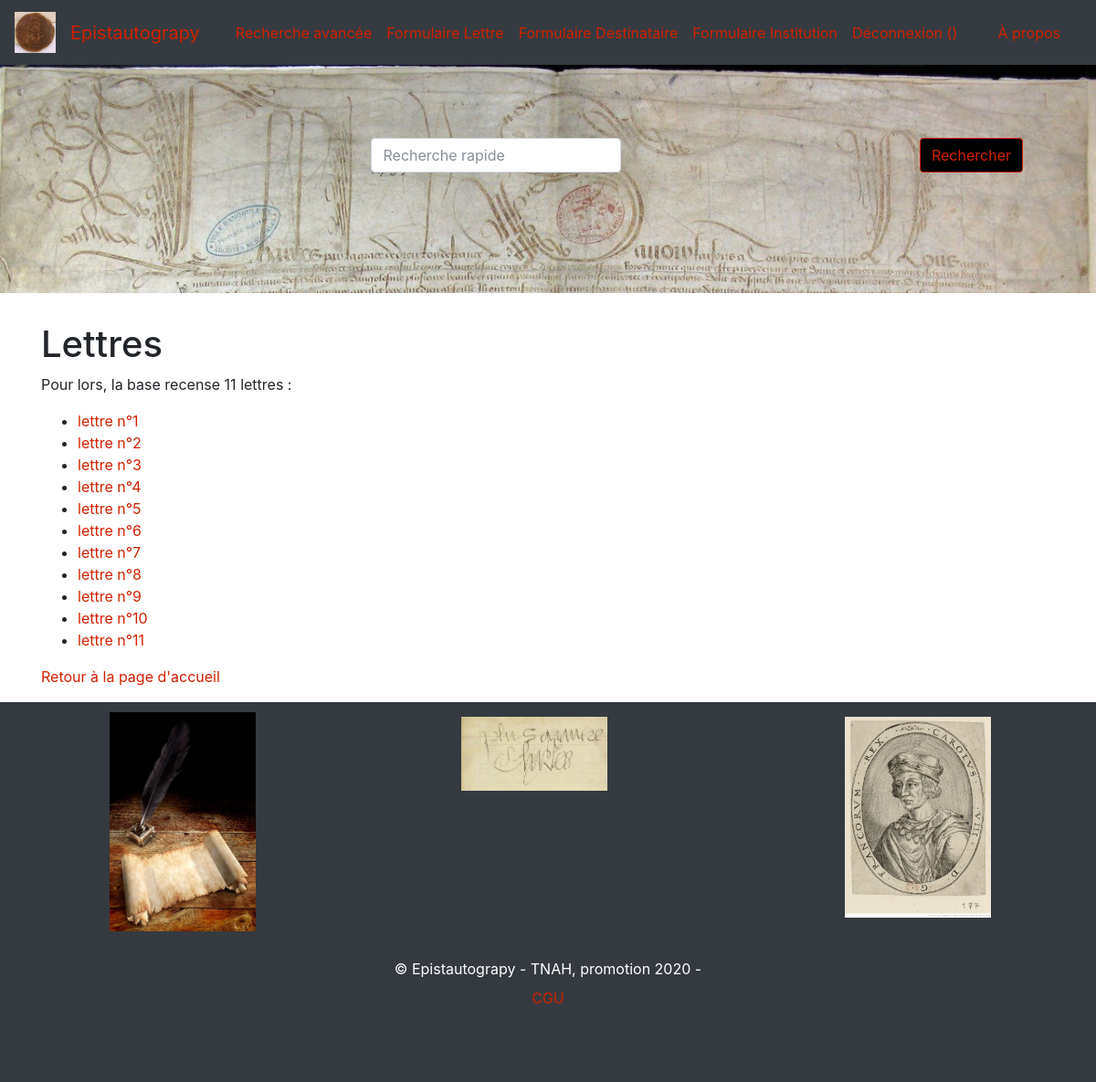
Screenshot of /index_lettres (signed in) with the database file from the repository.
### app/modeles/donnees.py (models this page shows, shortened)
class Lettre(db.Model) :
	__tablename__ = "lettre"
	id_lettre = db.Column(db.Integer, unique=True, nullable=False, primary_key=True, autoincrement=True)
	date_envoie_lettre = db.Column(db.Text)
	lieu_ecriture_lettre = db.Column(db.String(45))
	objet_lettre = db.Column(db.Text)
	contresignataire_lettre = db.Column(db.String(45))
	langue_lettre = db.Column(db.String(45))
	pronom_personnel_employe_lettre = db.Column(db.String(45))
	cote_lettre = db.Column(db.String(45))
	statut_lettre = db.Column(db.String(45))
	institution_id = db.Column(db.Integer, db.ForeignKey('institution_conservation.id_institution_conservation'))
	lien_image_lettre = db.Column(db.Text)
	authorships = db.relationship("User", secondary="authorship", backref="lettre", lazy="dynamic")
	correspondance = db.relationship("Destinataire", secondary="correspondance", backref="lettre", lazy="dynamic")

### app/routes.py (the view)
@app.route("/index_lettres")
def index_lettres():
	lettres = Lettre.query.order_by(Lettre.id_lettre).all()
	return render_template("pages/index_lettres.html", nom="Epistautograpy", lettres=lettres)

### app/modeles/utilisateurs.py (called while the page is built)
@login.user_loader
def trouver_utilisateur_via_id(id_user):
    return User.query.get(int(id_user))

### app/templates/pages/index_lettres.html
{% extends "conteneur.html" %}
{% block corps %}
<h1>Lettres</h1>
    {% if lettres %}
    <p>Pour lors, la base recense {{lettres|length}} lettres :</p>
        <ul>
            {% for lettre in lettres %}
            <li><a id="link" href="{{url_for('lettre', id_lettre=lettre.id_lettre)}}">lettre n°{{lettre.id_lettre}}</a></li>
            {% endfor %}
        </ul>
    {% else %}
        <p>La base de données est en cours de constitution</p>
    {% endif %}
    <p><a id="link" href="{{url_for('accueil')}}">Retour à la page d'accueil</a></p>
{% endblock %}

### rows the page displays
Lettre: id_lettre "1"
Lettre: id_lettre "2"
Lettre: id_lettre "3"
Lettre: id_lettre "4"
Lettre: id_lettre "5"
Lettre: id_lettre "6"
Lettre: id_lettre "7"
Lettre: id_lettre "8"
Lettre: id_lettre "9"
Lettre: id_lettre "10"
Lettre: id_lettre "11"

### other values shown
{{ lettres|length }} "11"
